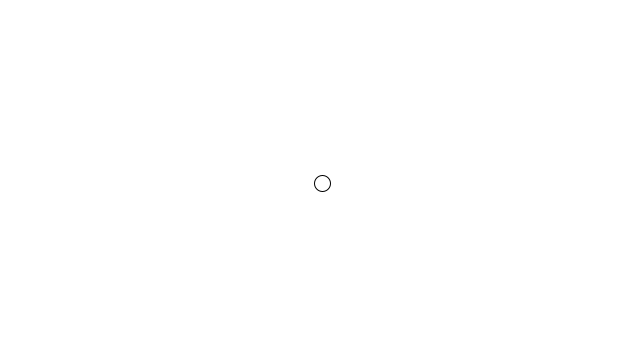
Frame 1 (no input)
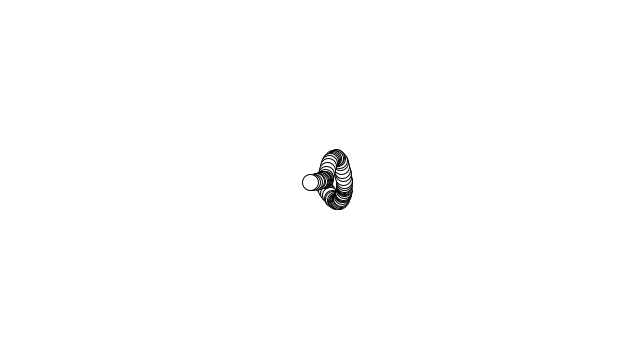
Frame 60 (the mouse pressed at the canvas centre just before this capture)
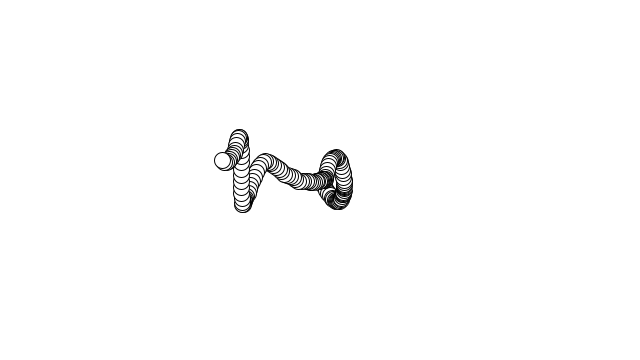
Frame 120 (the mouse held since frame 60 and released just before this capture)

The Processing sketch that drew these frames (run headless with seeded random() and noise(); from frame 60 on, the mouse is pressed at the canvas centre):

// Processing sketch: NoiseWalker
// ── NoiseWalker.pde
Walker w;
float tx = 0;
float ty = 10000;

class Walker {
 float x;
 float y;
 
 Walker(){
   x = width/2;
   y = height/2;
 }
 
 void display(){
   stroke(0);
   ellipse(x,y, 16, 16);
 }
 
 void step(){
   float nx = noise(tx);
   float ny = noise(ty);
   float stepx = map(nx, 0, 1, -10, 10);
   float stepy = map(ny, 0, 1, -10, 10);
   
   println(stepx, stepy);
   x += stepx;
   y += stepy;
   
   x = constrain(x, 0, width-1);
   y = constrain(y, 0, height-1);
   
   tx+=0.01;
   ty+= 0.1;
 }
}

void setup(){
 size(640,360);
 w = new Walker();
 background(255);
}

void draw(){
  w.step();
  w.display();
}
